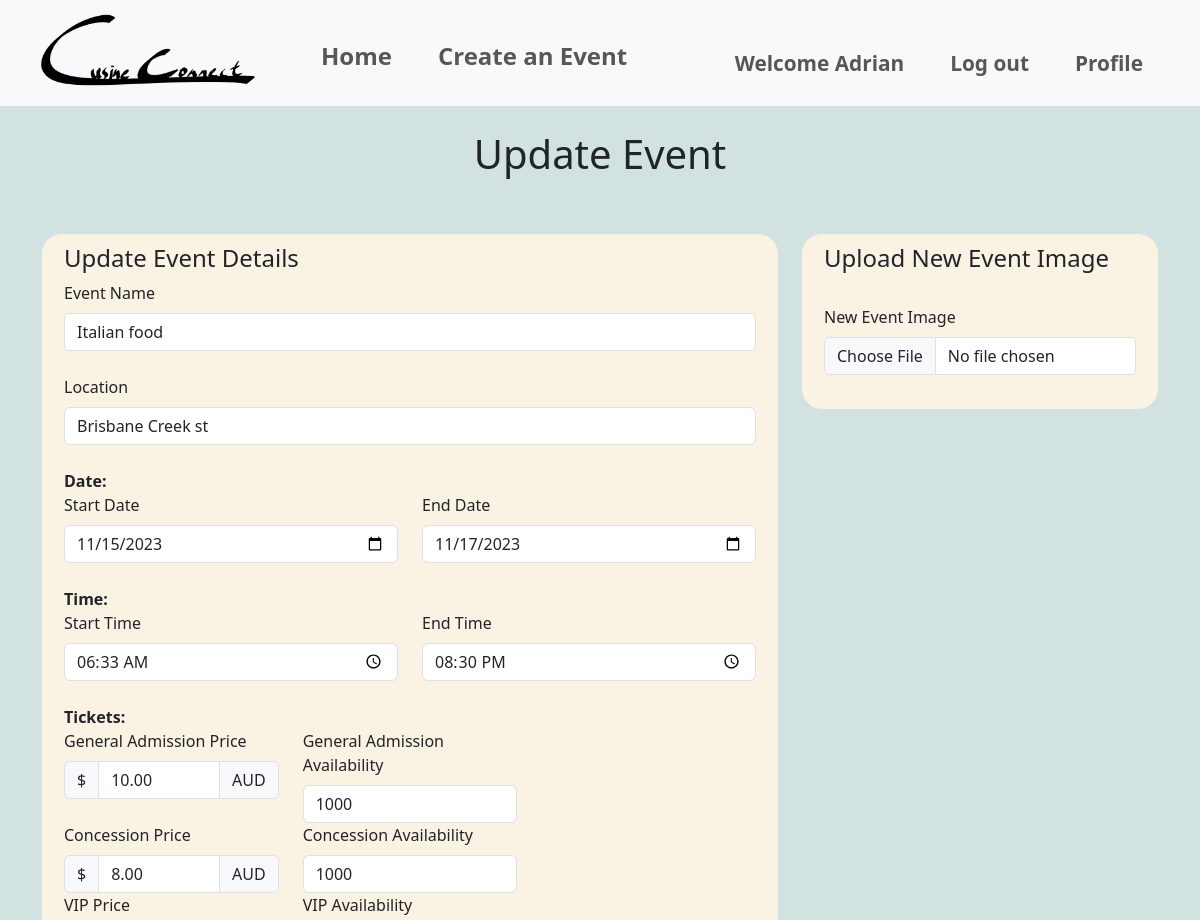
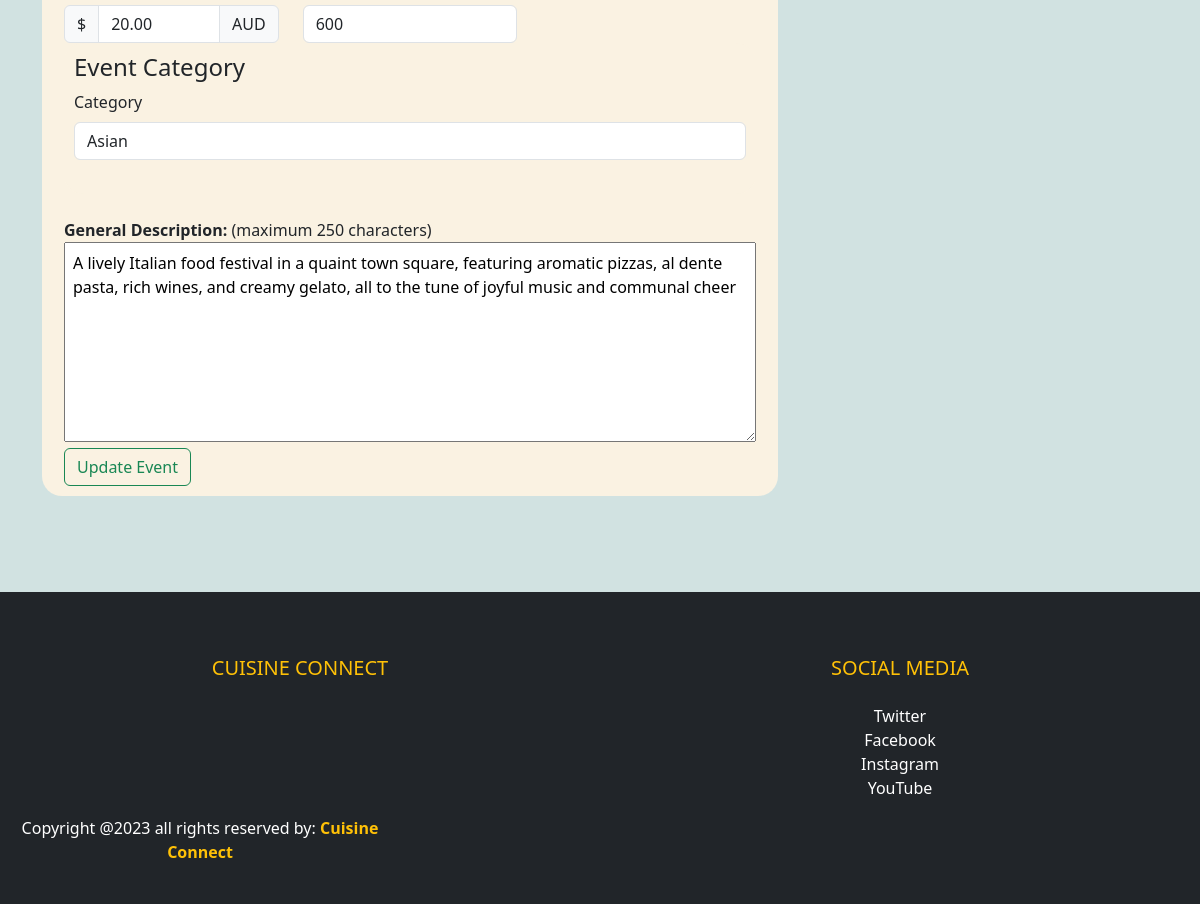
The page /events/update_event/1 (signed in) on the database as committed earlier (2 pictures, top to bottom).
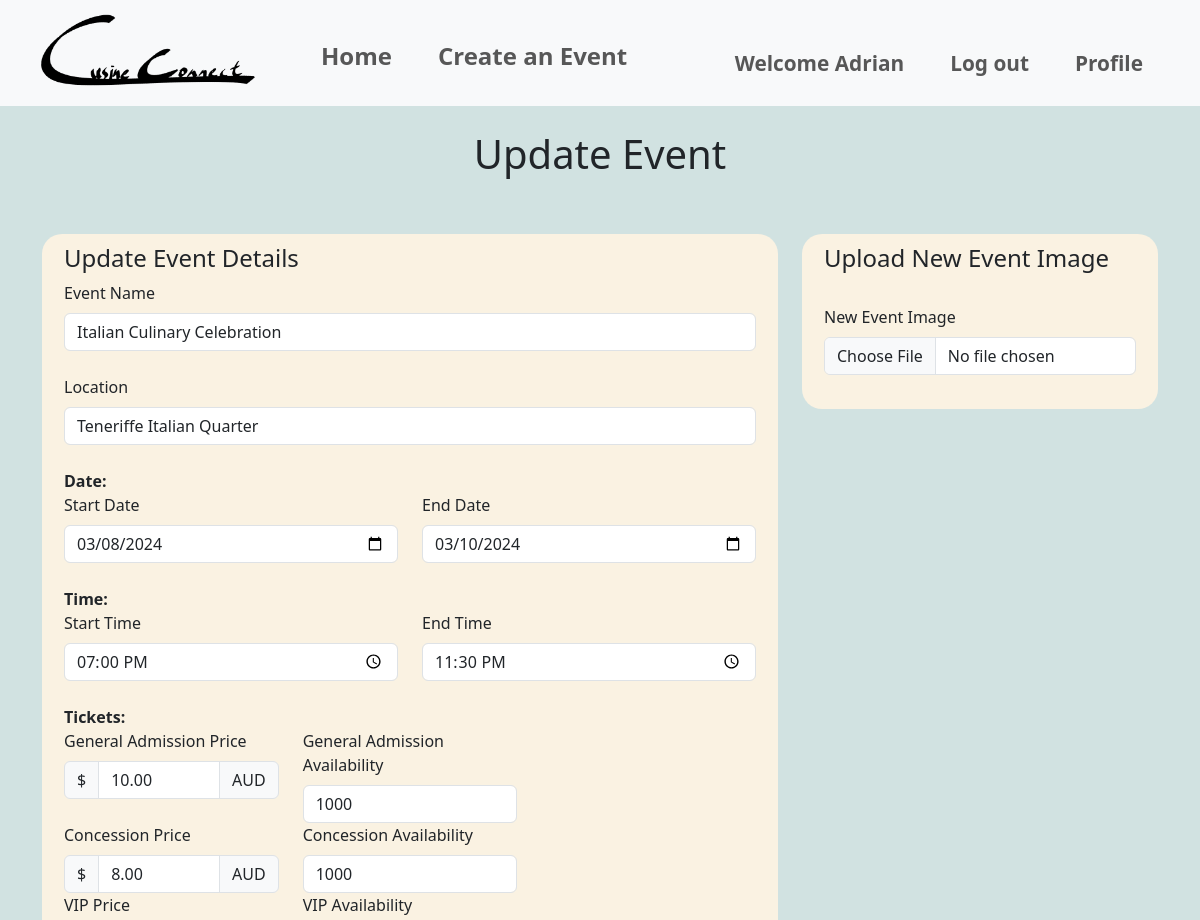
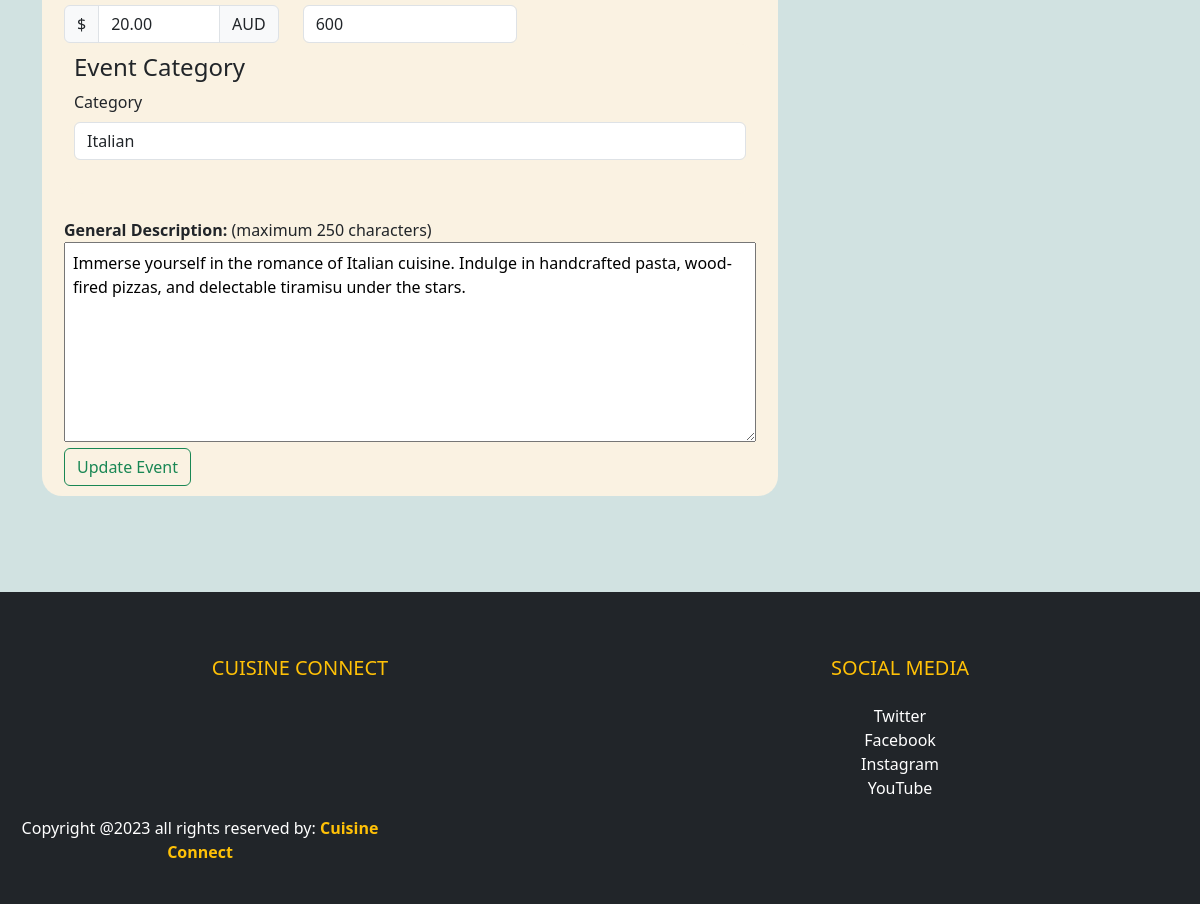
The same page on the database as committed later (2 pictures, top to bottom).
### website/models.py (models this page shows, shortened)
class Event(db.Model):
    __tablename__ = 'events'
    id = db.Column(db.Integer, primary_key=True)
    name = db.Column(db.String(80), nullable=False)
    location = db.Column(db.String(400), nullable=False)
    start_date = db.Column(db.Date, nullable=False)
    end_date = db.Column(db.Date, nullable=False)
    start_time = db.Column(db.Time, nullable=False)
    end_time = db.Column(db.Time, nullable=False)
    ga_price = db.Column(db.Numeric, nullable=False)
    ga_availability = db.Column(db.Integer, nullable=False)
    concession_price = db.Column(db.Numeric, nullable=False)
    concession_availability = db.Column(db.Integer, nullable=False)
    vip_price = db.Column(db.Numeric, nullable=False)
    vip_availability = db.Column(db.Integer, nullable=False)
    description = db.Column(db.Text, nullable=False)
    image = db.Column(db.String(400), nullable=True)
    event_guidelines = db.Column(db.Text, nullable=True)
    terms_conditions = db.Column(db.Text, nullable=True)
    category = db.Column(db.String(80), nullable=True)
    comments = db.relationship('Comment', backref='event')
    user_id = db.Column(db.Integer, db.ForeignKey('users.id'))
    user = db.relationship('User', backref=db.backref('events', lazy=True))
    is_cancelled = db.Column(db.Boolean, default=False)
    event_bookings = db.relationship('Bookings', back_populates='event', lazy=True)

### website/events.py (the view)
@bp.route('/update_event/<int:id>', methods=['GET', 'POST'])
@login_required
def update_event(id):
    event = Event.query.get_or_404(id)
    if event.user_id != current_user.id:
        flash('You do not have permission to edit this event.')
        return redirect(url_for('event.show', id=id))
    form = EventForm(obj=event)  # Pre-populate the form with the event's data
    if form.validate_on_submit():
        event.name = form.name.data
        event.location = form.location.data
        event.start_date = form.start_date.data
        event.end_date = form.end_date.data
        event.start_time = form.start_time.data
        event.end_time = form.end_time.data
        event.ga_price = form.ga_price.data
        event.ga_availability = form.ga_availability.data
        event.concession_price = form.concession_price.data
        event.concession_availability = form.concession_availability.data
        event.vip_price = form.vip_price.data
        event.vip_availability = form.vip_availability.data
        event.description = form.description.data
        if form.image.data: # Check if the image file has been updated
            new_image_filename = save_image(form.image.data)
            if new_image_filename:
                event.image = new_image_filename
        event.category = form.category.data
        event.event_guidelines = form.event_guidelines.data
        event.terms_conditions = form.terms_conditions.data
        try:
            db.session.commit()
            print("Successful update")
            flash('Event updated successfully.')
            return redirect(url_for('main.index'))
        except Exception as e:
            print("Error updating event:", e)
            db.session.rollback()
            flash('An error occurred. Event update failed.')
    else:
        print(form.errors)
    return render_template('events/updateEvent.html', form=form, event=event)

### website/templates/events/updateEvent.html (shortened to what the changed rows need)
{% extends 'base.html' %}
{% block header %}
<link rel="stylesheet" href="{{ url_for('static', filename='style/style.css') }}">
{% endblock %}
{% block content %}
<div>
    <div class="heading">
        <h1>Update Event</h1><br><br>
    </div>
    <form method="post" action="{{ url_for('event.update_event', id=event.id) }}" enctype="multipart/form-data" class="container">
        <div class="row">
            <div class="col-sm-8">
                <div class="formLayout">
                    <div class="container">
                        <h4>Update Event Details</h4>
                        {{ form.name.label(class="form-label") }}
                        {{ form.name(class="form-control") }}<br>
                        {{ form.location.label(class="form-label") }}
                        {{ form.location(class="form-control") }}<br>
                        <b>Date:</b><br>
                        <div class="row">
                            <div class="col-sm-6">
                                {{ form.start_date.label(class="form-label") }}
                                {{ form.start_date(class="form-control") }}
                            </div>
                            <div class="col-sm-6">
                                {{ form.end_date.label(class="form-label") }}
                                {{ form.end_date(class="form-control") }}
                            </div>
                        </div><br>
                        <b>Time:</b><br>
                        <div class="row">
                            <div class="col-sm-6">
                                {{ form.start_time.label(class="form-label") }}
                                {{ form.start_time(class="form-control") }}
                            </div>
                            <div class="col-sm-6">
                                {{ form.end_time.label(class="form-label") }}
                                {{ form.end_time(class="form-control") }}
                            </div>
                        </div><br>
                        <b>Tickets:</b><br>
                        <div class="row">
                            <div class="col-sm-4">
                                <div class="input-group">
                                    <div class="input-group-text">$</div>
                                    {{ form.ga_price(class="form-control") }}
                                    <div class="input-group-text">AUD</div>
                                </div>
                            </div>
                            <div class="col-sm-4">
                                {{ form.ga_availability.label(class="form-label") }}
                                {{ form.ga_availability(class="form-control") }}
                            </div>
                        </div>
                        <div class="row">
                            <div class="col-sm-4">
                                <div class="input-group">
                                    <div class="input-group-text">$</div>
                                    {{ form.concession_price(class="form-control") }}
                                    <div class="input-group-text">AUD</div>
                                </div>
                            </div>
                            <div class="col-sm-4">
                                {{ form.concession_availability.label(class="form-label") }}
                                {{ form.concession_availability(class="form-control") }}
                            </div>
                        </div>
                        <div class="row">
                            <div class="col-sm-4">
                                <div class="input-group">
                                    <div class="input-group-text">$</div>
                                    {{ form.vip_price(class="form-control") }}
                                    <div class="input-group-text">AUD</div>
                                </div>
                            </div>
                            <div class="col-sm-4">
                                {{ form.vip_availability.label(class="form-label") }}
                                {{ form.vip_availability(class="form-control") }}
                            </div>
                        </div>
                        <div class="row">
                            <div class="col-sm-12">
                                <div class="formLayout">
                                    <h4>Event Category</h4>
                                    {{ form.category.label(class="form-label") }}
                                    {{ form.category(class="form-control") }}<br>
                                </div>
                            </div>
                        </div><br>
                        <b>General Description:</b> (maximum 250 characters)<br>
                        {{ form.description(class="inputBox", maxlength="250") }}<br>
                        {{ form.update_event(class="btn btn-outline-success", value="Update Event") }}
                    </div>
                </div>
            </div>
            <div class="col-sm-4">
                <div class="formLayout">
                    <div class="container">
                        <h4>Upload New Event Image</h4><br>
                        {{ form.image.label(class="form-label") }}
                        {{ form.image(class="form-control") }}<br>
                    </div>
                </div>
            </div>
        </div>
    </form>
</div>
<br><br><br><br>
{% endblock %}

Rows that differ between the two databases and show on the page:
changed Event: name "Italian food" → "Italian Culinary Celebration"; location "Brisbane Creek st" → "Teneriffe Italian Quarter"; start_date "11/15/2023" → "03/08/2024"; end_date "11/17/2023" → "03/10/2024"; start_time "06:33" → "19:00"; end_time "20:30" → "23:30"; category "Asian" → "Italian"; description "A lively Italian food festival in a quaint town square, featuring aromatic pizzas, al dente pasta, rich wines, and creamy gelato, all to the tune of joyful music and communal cheer" → "Immerse yourself in the romance of Italian cuisine. Indulge in handcrafted pasta, wood-fired pizzas, and delectable tiramisu under the stars."
